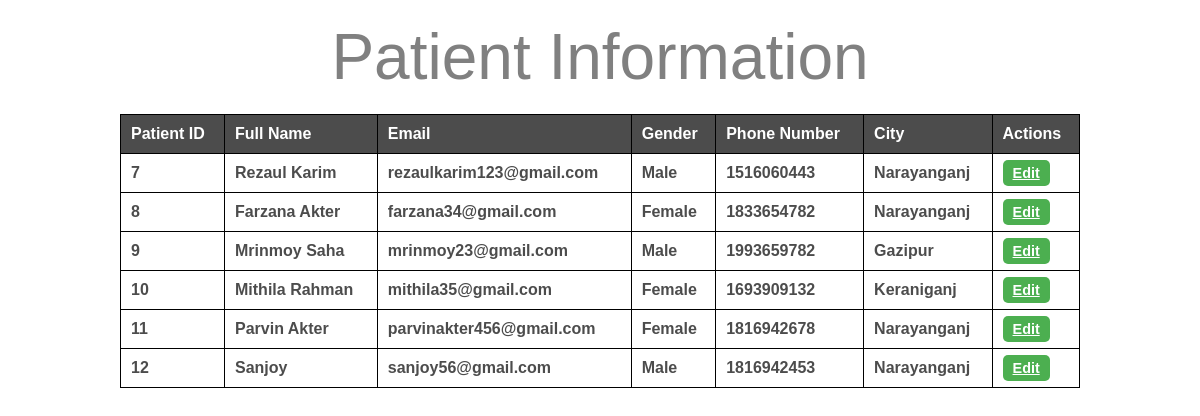
Page /patient_information.php (signed in) on the committed database.
### tables this page shows
CREATE TABLE `users` (
  `ID` int(11) NOT NULL,
  `Full_Name` varchar(255) DEFAULT NULL,
  `Gender` varchar(255) DEFAULT NULL,
  `Email` varchar(255) DEFAULT NULL,
  `City` varchar(255) DEFAULT NULL,
  `Password` varchar(255) DEFAULT NULL,
  `Phone_No` int(11) NOT NULL,
  `Reg_Date` timestamp NULL DEFAULT current_timestamp(),
  `Update_Date` timestamp NULL DEFAULT NULL ON UPDATE current_timestamp()
);

### patient_information.php (the view, shortened to what this page needs)
<?php
include('db.php');
$query = "SELECT * FROM users";
$result = mysqli_query($conn, $query);
$patients = mysqli_fetch_all($result, MYSQLI_ASSOC);
?>
<!DOCTYPE html>
<html lang="en">
<head>
</head>
<body>
    <div class="heading">Patient Information</div>
    <table>
        <tr>
            <th>Patient ID</th>
            <th>Full Name</th>
            <th>Email</th>
            <th>Gender</th>
            <th>Phone Number</th>
            <th>City</th>
            <th>Actions</th>
        </tr>
        <?php if (count($patients) > 0): ?>
            <?php foreach ($patients as $patient): ?>
                <tr>
                    <td><?php echo htmlspecialchars($patient['ID']); ?></td>
                    <td><?php echo htmlspecialchars($patient['Full_Name']); ?></td>
                    <td><?php echo htmlspecialchars($patient['Email']); ?></td>
                    <td><?php echo htmlspecialchars($patient['Gender']); ?></td>
                    <td><?php echo htmlspecialchars($patient['Phone_No']); ?></td>
                    <td><?php echo htmlspecialchars($patient['City']); ?></td>
                    <td>
                        <a href="edit_patient.php?id=<?php echo htmlspecialchars($patient['ID']); ?>" class="edit-button">Edit</a>
                    </td>
                </tr>
            <?php endforeach; ?>
        <?php else: ?>
            <tr>
                <td colspan="7">No patient information available.</td>
            </tr>
        <?php endif; ?>
    </table>
</body>
</html>

### patient_information.php (style rules this page uses)
body { background-image: url('Admin-background.jpg'); background-size: cover; background-repeat: no-repeat; display: flex; flex-direction: column; align-items: center; min-height: 100vh; font-family: Arial, sans-serif; margin: 0; padding: 0; }
.heading { color: grey; font-size: 4rem; text-align: center; width: 100%; margin-top: 20px; }
table { width: 80%; border-collapse: collapse; margin-top: 20px; text-align: center; }
table, th, td { border: 1px solid black; color: rgba(0, 0, 0, 0.7); font-weight: bold; }
th, td { padding: 10px; text-align: left; }
th { background-color: rgba(0, 0, 0, 0.7); color: white; }
.edit-button { background-color: #4CAF50; color: white; border: none; border-radius: 5px; padding: 5px 10px; cursor: pointer; font-size: 0.9rem; transition: background-color 0.3s; }

### rows in the picture
users: ID "7", Full_Name "Rezaul Karim", Email "rezaulkarim123@gmail.com", Gender "Male", Phone_No "1516060443", City "Narayanganj"
users: ID "8", Full_Name "Farzana Akter", Email "farzana34@gmail.com", Gender "Female", Phone_No "1833654782", City "Narayanganj"
users: ID "9", Full_Name "Mrinmoy Saha", Email "mrinmoy23@gmail.com", Gender "Male", Phone_No "1993659782", City "Gazipur"
users: ID "10", Full_Name "Mithila Rahman", Email "mithila35@gmail.com", Gender "Female", Phone_No "1693909132", City "Keraniganj"
users: ID "11", Full_Name "Parvin Akter", Email "parvinakter456@gmail.com", Gender "Female", Phone_No "1816942678", City "Narayanganj"
users: ID "12", Full_Name "Sanjoy", Email "sanjoy56@gmail.com", Gender "Male", Phone_No "1816942453", City "Narayanganj"
